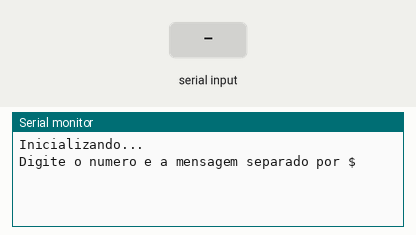
Simulated run of this sketch. Board: Arduino Uno, built with avr-gcc and run on an emulated ATmega328P. On the bench: the last lines printed to the serial monitor. The test bench sets the inputs (shaded band). The modem accepts every AT command (registered, SIM ready, sends succeed) and sends nothing else.

Above: at 6.2 s.
6.3 s: "$" received over Serial
At 7.9 s:
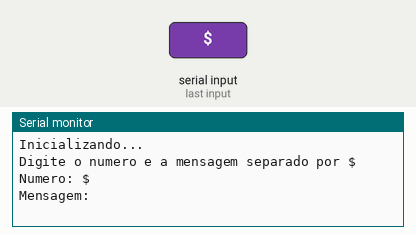
8.8 s: "$" received over the second serial link
At 9.9 s:
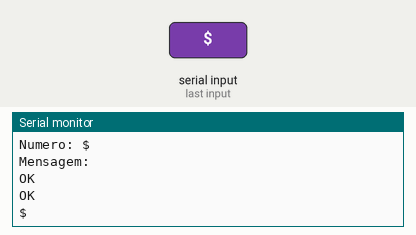
11.8 s: "1" received over Serial
At 14.6 s:
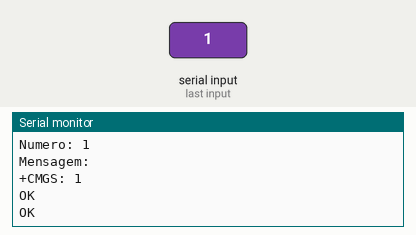
14.8 s: "1" received over the second serial link
At 15.2 s:
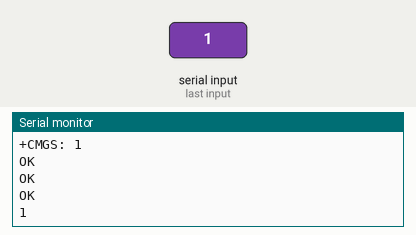

Measured:
- after the input at 6.3 s, the serial monitor: prints a new line after 1.0 s (image 1)
- after the input at 8.8 s, the serial monitor: prints a new line after 0.52 s (image 2)
- after the input at 11.8 s, the serial monitor: prints a new line after 1.0 s (image 3)
- after the input at 14.8 s, the serial monitor: prints a new line at once (image 4)

The sketch:

sim900a.ino
```cpp
#include <SoftwareSerial.h>

//Programa para comunicação do Arduino com o SIM900A

#define RX2 10
#define TX2 9

SoftwareSerial mySerial(RX2,TX2);

String Mensagem_Serial = "", Numero = "", Mensagem = "";
int posicao_sifrao, L_String = 0;
char C, *ptr, teste[50];
String Comando_Numero = "AT+CMGS=\"+5500000000000\"";

void Resposta_Serial(void);
String Numero_Formatado(String);

void setup()
{
  Serial.begin(9600);
  mySerial.begin(9600);

  delay(5000);
  Serial.println("Inicializando...");

  Serial.println("Digite o numero e a mensagem separado por $\n");
}

void loop() {

  if (Serial.available()) {
    Mensagem_Serial = Serial.readString();
    ptr = &Mensagem_Serial[0];
  }

  if (Mensagem_Serial != "") {

    L_String = Mensagem_Serial.length();

    for (int i = 0; i < L_String; i++) {

      C = *(ptr + i);

      if (C == '$')
        posicao_sifrao = i;

      if ((i >= 0) && (i < 11)) {
        Comando_Numero[i + 12] = C;
        Numero += C;
      }

      if ((i > 11) && (i < L_String))
        Mensagem += C;
    }

    Serial.println("Numero: " + Numero);
    Serial.println("Mensagem: " + Mensagem);

    mySerial.println("AT");
    Resposta_Serial();

    mySerial.println("AT+CMGF=1");
    Resposta_Serial();

    mySerial.println(Comando_Numero);
    Resposta_Serial();

    mySerial.print(Mensagem);
    Resposta_Serial();

    mySerial.write(26);

    Serial.println();
    Serial.println("\nDigite o numero e a mensagem separado por $\n");

    Numero = "";
    Mensagem = "";
    Mensagem_Serial = "";
    Comando_Numero = "AT+CMGS=\"+5500000000000\"";
  }
}

void Resposta_Serial(void) {

  delay(1000);

  while (Serial.available()) {
    mySerial.write(Serial.read());
  }

  while (mySerial.available()) {
    Serial.write(mySerial.read());
  }
}
```
